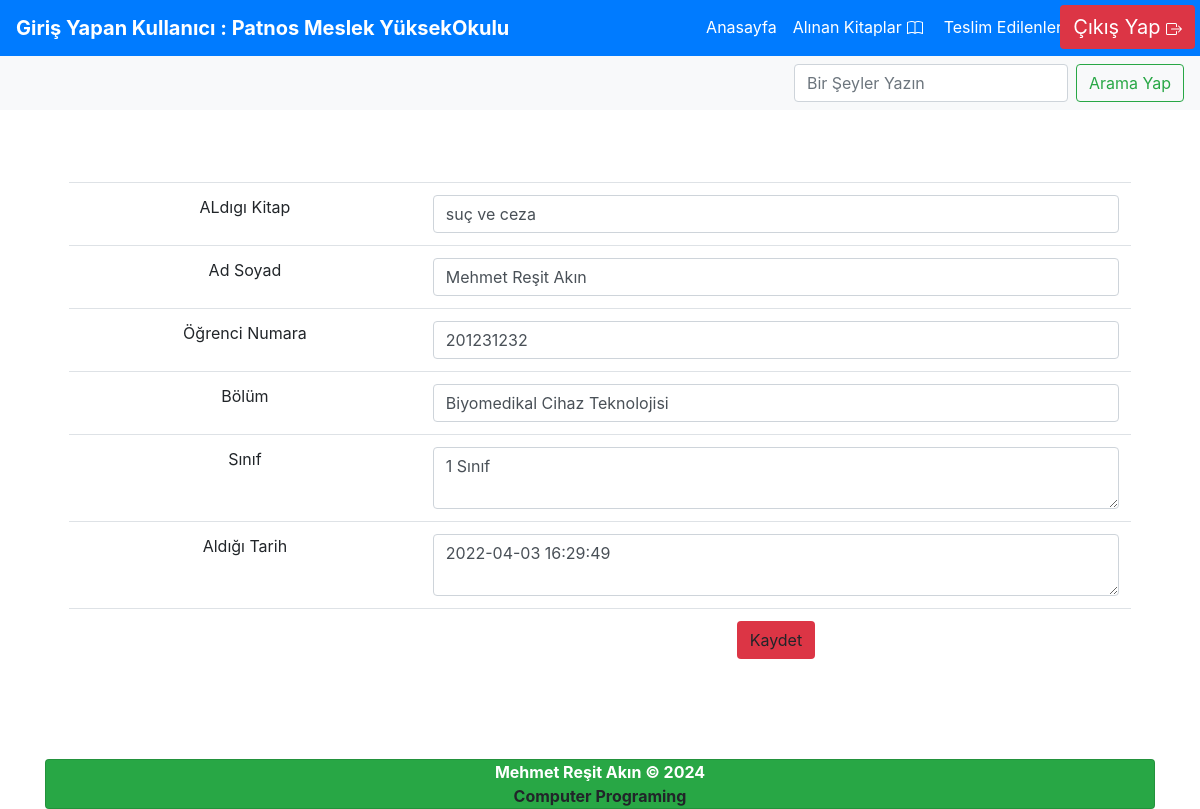
The app's page /kitapteslim.php?id=49 (signed in) with its own data.
### tables this page shows
CREATE TABLE `kullanicigiris` (
  `giris_id` int(11) NOT NULL,
  `kullanici_isim` varchar(55) NOT NULL,
  `kullanici_mail` varchar(55) NOT NULL,
  `kullanici_sifre` varchar(55) NOT NULL
);

CREATE TABLE `kullanicilar` (
  `kullanici_id` int(11) NOT NULL,
  `ogrenci_kitap` varchar(55) NOT NULL,
  `ogrenci_ad` varchar(55) NOT NULL,
  `ogrenci_no` int(9) NOT NULL,
  `ogrenci_bolum` varchar(45) NOT NULL,
  `ogrenci_sinif` varchar(55) NOT NULL,
  `ogrenci_aldigi_tarih` datetime NOT NULL DEFAULT current_timestamp()
);

### kitapteslim.php (the view, shortened to what this page needs)
<?php
include('header.php');
?>
<br><br>
<?php
$sorgu = $db->query("SELECT * FROM kullanicilar WHERE kullanici_id =".(int)$_GET['id']);
$sonuc = $sorgu->fetch(PDO::FETCH_ASSOC);
?>
<div class="container">
    <div class="card-body p-4">
        <form action="" method="post">
            <table class="table">
            <tr>
                    <td>ALdıgı Kitap</td>
                    <td><input type="text" name="ogrenci_kitap" class="form-control"
                            value="<?php echo $sonuc['ogrenci_kitap'];  ?>">
                    </td>
                </tr>
                <tr>
                    <td>Ad Soyad</td>
                    <td><input type="text" name="ogrenci_ad" class="form-control"
                            value="<?php echo $sonuc['ogrenci_ad'];  ?>">
                    </td>
                </tr>
                <tr>
                    <td>Öğrenci Numara</td>
                    <td><input type="text" name="ogrenci_no" class="form-control"
                            value="<?php echo $sonuc['ogrenci_no'];  ?>">
                    </td>
                </tr>
                <tr>
                    <td>Bölüm</td>
                    <td><input type="text" name="ogrenci_bolum" class="form-control"
                            value="<?php echo $sonuc['ogrenci_bolum'];  ?>">
                    </td>
                </tr>
                <tr>
                    <td>Sınıf</td>
                    <td><textarea name="ogrenci_sinif"
                            class="form-control"><?php echo $sonuc['ogrenci_sinif']; ?></textarea></td>
                </tr>
                <tr>
                    <td>Aldığı Tarih</td>
                    <td><textarea name="ogrenci_aldigi_tarih"
                            class="form-control"><?php echo $sonuc['ogrenci_aldigi_tarih']; ?></textarea></td>
                </tr>
                <tr>
                    <td></td>
                    <td><button type="submit" name="kaydet" class="btn bg-danger">Kaydet</button></td>
                </tr>
            </table>
        </form>
    </div>
    <div>
        <?php  include 'footer.php';  ?>

### header.php (shortened to what this page needs)
<?php
include 'baglan.php';
$kullanicisor = $db -> prepare('SELECT * FROM kullanicigiris WHERE kullanici_mail=:kullanici_mail');
$kullanicisor -> execute([
      'kullanici_mail' => $_SESSION['userkullanici_mail']
]);
$kullanicicek = $kullanicisor -> fetch(PDO::FETCH_ASSOC);
?>
<!doctype html>
<html lang="en">
<head>
    <link rel="stylesheet" href="ss.css">
    <link rel="stylesheet" href="https://use.fontawesome.com/releases/v5.0.13/css/all.css"
>
    <link rel="stylesheet" href="https://stackpath.bootstrapcdn.com/bootstrap/4.3.1/css/bootstrap.min.css"
>
</head>
<body>
    <nav class="navbar navbar-expand-lg navbar-dark bg-primary">
        <a href="anasayfa.php" class="navbar-brand"> <b style="color:white;">Giriş Yapan Kullanıcı :
                <?php  echo $kullanicicek['kullanici_isim'] ?> </b></a>
        <div class="container">
            <div class="collapse navbar-collapse">
                <ul class="navbar-nav mr-auto" style="position:absolute;right:130px;">
                        <a class="nav-link active" href="anasayfa.php">Anasayfa</a>
                    <li class="nav-item">
                        <div class=""><a class="nav-link  active" href="alinankitap.php">Alınan Kitaplar</a></div>
                    </li>
                    <li class="nav-item"><a class="nav-link active" href="teslimedilenler.php">Teslim Edilenler</a></li>
                </ul>
                <div "><a href=" cikis.php" class="btn bg-danger "
                    style="color:white; position:absolute; right:0px; top:0; font-size:20px; margin:5px; text-decoration:none;">
                    Çıkış Yap </a></div>
            </div>
        </div>
    </nav>
    <nav class="navbar navbar-light bg-light justify-content-between">
        <form class="form-inline" action="alinankitap.php" method="post">
            <input class="form-control mr-sm-2" type="search" name="kelime" onkeypress="return isNumberKey(event)" placeholder="Bir Şeyler Yazın" maxlength="9"
                aria-label="Search">
            <button class="btn btn-outline-success my-2 my-sm-0" type="submit">Arama Yap</button>
        </form>
    </nav>

### ss.css (style rules this page uses)
table { width: 100%; text-align: center; }

### records on screen
kullanicigiris: kullanici_isim "Patnos Meslek YüksekOkulu"
kullanicilar: ogrenci_kitap "suç ve ceza", ogrenci_ad "Mehmet Reşit Akın", ogrenci_no "201231232", ogrenci_bolum "Biyomedikal Cihaz Teknolojisi", ogrenci_sinif "1 Sınıf", ogrenci_aldigi_tarih "2022-04-03 16:29:49"
